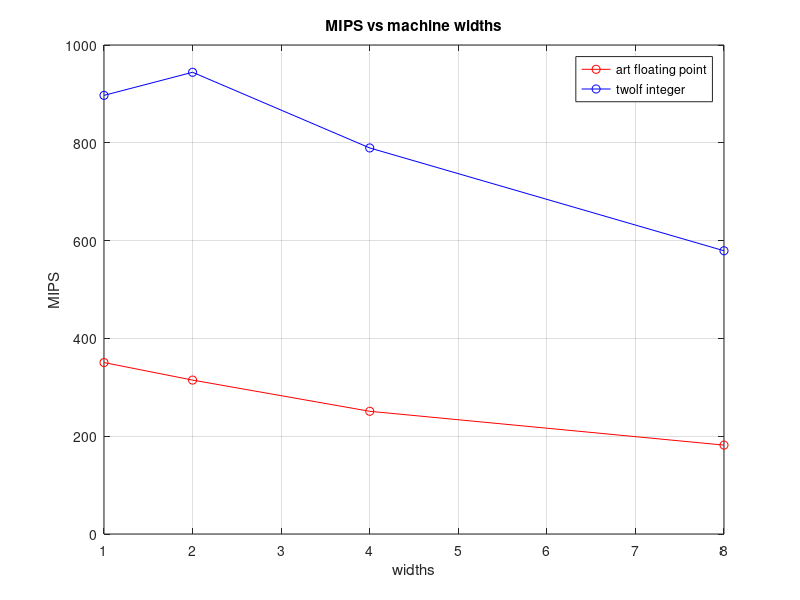
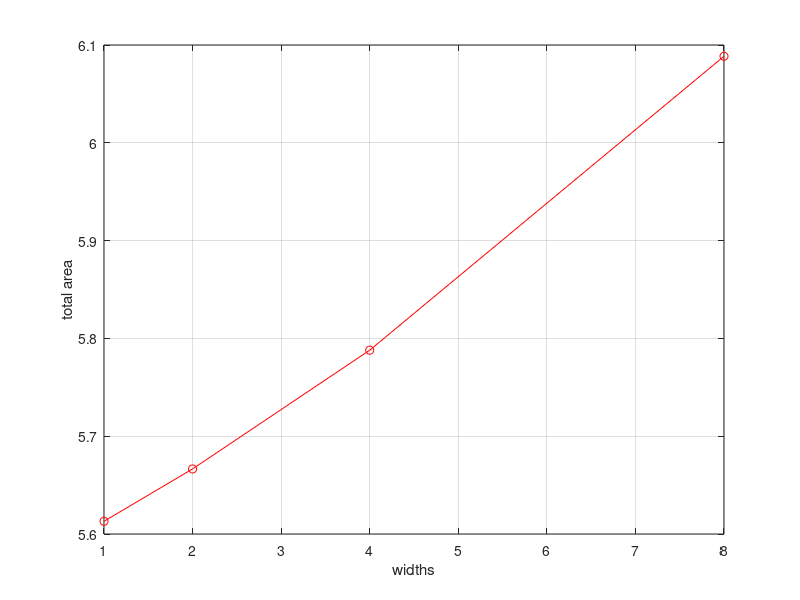
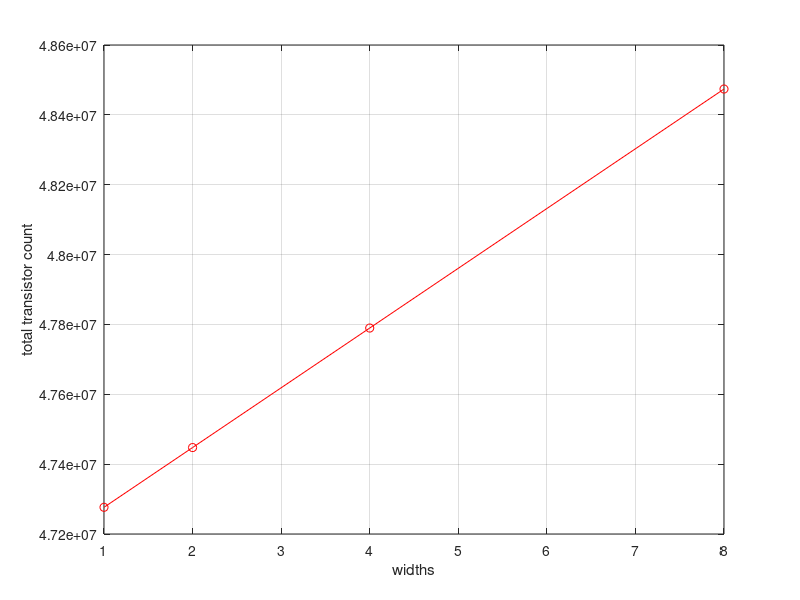

The MATLAB source for these figures, in order:
x = [1,2,4,8];
yart=[350.6352,314.7631,250.9662,181.7783];
ytwolf=[896.9807381,944.2378921,789.4871157,579.2365807];
figure;
plot(x,yart,'-ro',x,ytwolf,'-bo');
grid;
title('MIPS vs machine widths');
xlabel('widths');
ylabel('MIPS');
legend('art floating point','twolf integer');


yarea=[5.613012398,5.666526155,5.787963462,6.08847725];
figure;
plot(x,yarea,'-ro');
grid
xlabel('widths');
ylabel('total area');

ycount=[47276417.91,47447496.98,47789655.11,48473971.42];
figure;
plot(x,ycount,'-ro');
grid;
xlabel('widths');
ylabel('total transistor count');
